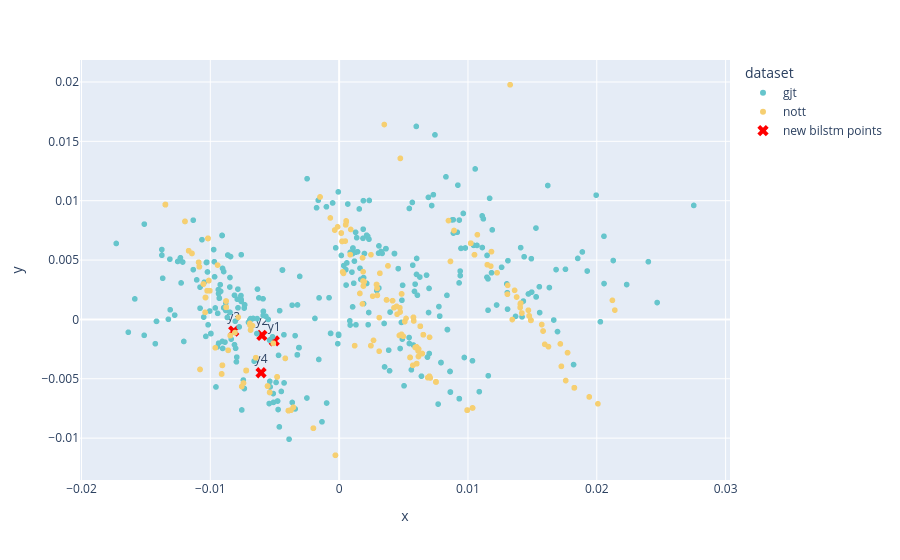

Notebook code cell kept with this figure:
### Code cell
# chords_list = [metadata[i]['chords'] for i in range(len(y_graph))]
df_bilstm = pd.DataFrame({
    'x': y_bilstm[:,0],
    'y': y_bilstm[:,1],
    'chords': chords_list,
    'dataset': datasets_list
})
fig = px.scatter(
    data_frame=df_bilstm,
    x='x',
    y='y',
    color='dataset',
    color_discrete_sequence=px.colors.qualitative.Pastel,
    hover_data=['chords']
)
fig.add_trace(go.Scatter(
    x=new_bilstm_2d[:, 0],
    y=new_bilstm_2d[:, 1],
    mode='markers+text',
    marker=dict(color='red', size=10, symbol='x'),
    text=['y1', 'y2', 'y3', 'y4'],
    hovertext=[
        in_seq_1.replace(';','<br>').replace('b_', '<br>b_'),
        in_seq_2.replace(';','<br>').replace('b_', '<br>b_'),
        in_seq_3.replace(';','<br>').replace('b_', '<br>b_'),
        in_seq_4.replace(';','<br>').replace('b_', '<br>b_'),
    ],
    hoverinfo='text',
    textposition='top center',
    name='new bilstm points'
))
fig.show()

# fig = px.scatter(
#     data_frame=df,
#     x='x',
#     y='y',
#     hover_data=['chords']
# )
# fig.show()

### Figure 1 — Plotly figure (JSON) as saved in the notebook; plotly's stock layout.template omitted (floating-point values rounded to 4 significant figures; data arrays with more than 128 entries replaced by an {"elided": "..."} marker saying what was removed)
{"data": [{"customdata": {"elided": "390x1 str values"}, "hovertemplate": "dataset=gjt<br>x=%{x}<br>y=%{y}<br>chords=%{customdata[0]}<extra></extra>", "legendgroup": "gjt", "marker": {"color": "rgb(102, 197, 204)", "symbol": "circle"}, "mode": "markers", "name": "gjt", "showlegend": true, "type": "scattergl", "x": {"elided": "390 float values"}, "xaxis": "x", "y": {"elided": "390 float values"}, "yaxis": "y"}, {"customdata": {"elided": "664x1 str values"}, "hovertemplate": "dataset=nott<br>x=%{x}<br>y=%{y}<br>chords=%{customdata[0]}<extra></extra>", "legendgroup": "nott", "marker": {"color": "rgb(246, 207, 113)", "symbol": "circle"}, "mode": "markers", "name": "nott", "showlegend": true, "type": "scattergl", "x": {"elided": "664 float values"}, "xaxis": "x", "y": {"elided": "664 float values"}, "yaxis": "y"}, {"hoverinfo": "text", "hovertext": ["<br>b_D:7(b9)_@2<br>G:maj_@2", "<br>b_D:9_@2<br>G:maj_@2", "<br>b_F#:hdim7_@2<br>G:maj_@2", "<br>b_G#:7_@2<br>G:maj_@2"], "marker": {"color": "red", "size": 10, "symbol": "x"}, "mode": "markers+text", "name": "new bilstm points", "text": ["y1", "y2", "y3", "y4"], "textposition": "top center", "type": "scatter", "x": [-0.005035, -0.005996, -0.008181, -0.006062], "y": [-0.001815, -0.001346, -0.0009835, -0.004494]}], "layout": {"legend": {"title": {"text": "dataset"}, "tracegroupgap": 0}, "margin": {"t": 60}, "xaxis": {"anchor": "y", "domain": [0, 1], "title": {"text": "x"}}, "yaxis": {"anchor": "x", "domain": [0, 1], "title": {"text": "y"}}}}
